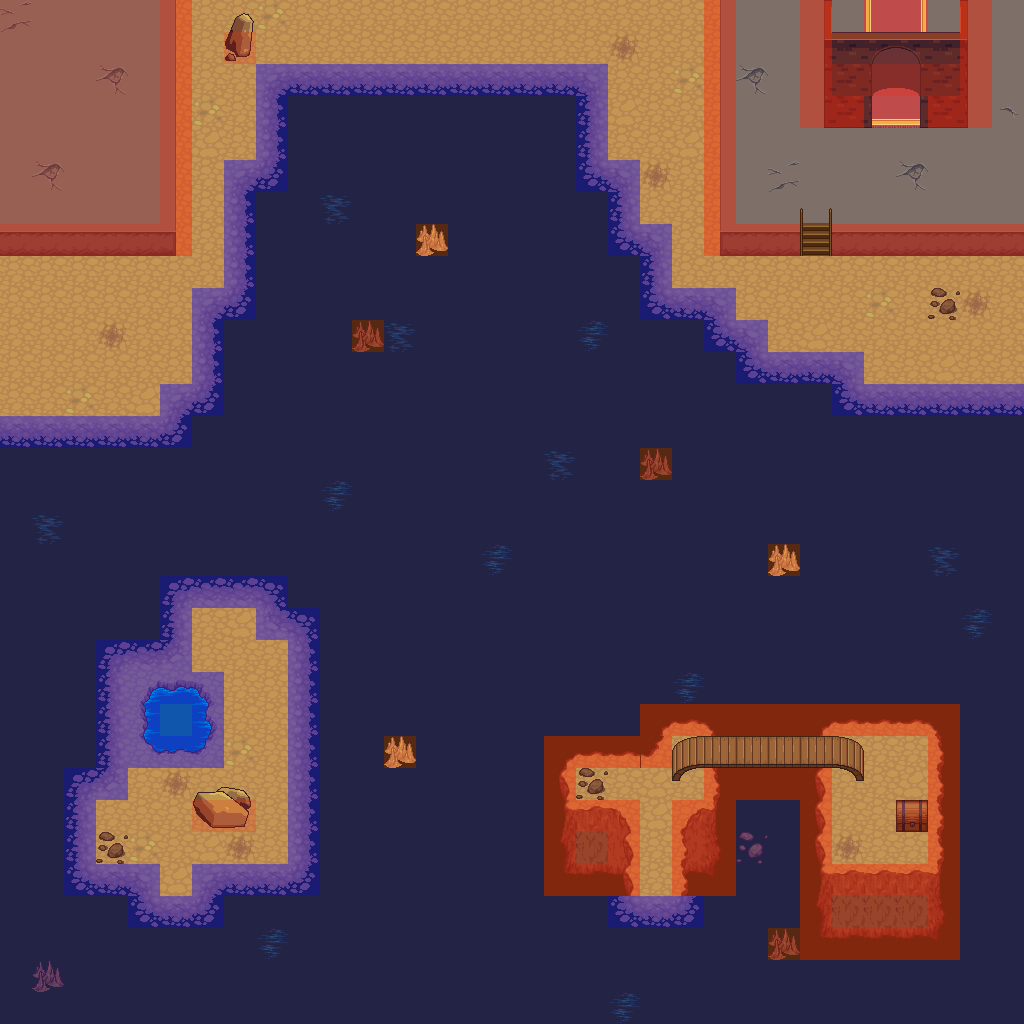

This game map was drawn from its Tiled (.tmx) file and the tilesets committed beside it. A one-line description and the trimmed map source follow:
An orthogonal 32x32 tile map with 32x32 px tiles, 5 tile layers (background, fringe, object, foreground, ...), 4 tilesets and 5 objects (3x enemy, 2x event).

<map height="32" orientation="orthogonal" renderorder="right-down" tileheight="32" tilewidth="32" version="1.0" width="32">
 <properties>
  <property name="music" value="music/winds_of_stories.ogg" />
  <property name="tileset" value="tilesetdefs/sewer.txt" />
  <property name="title" value="Underground Lake" />
 </properties>
 <tileset firstgid="1" name="tiled_collision" tileheight="32" tilewidth="32">
  <image height="32" source="tiled_collision.png" width="480" />
 </tileset>
 <tileset firstgid="16" name="generic_background" tileheight="32" tilewidth="32">
  <image height="832" source="generic_background.png" width="864" />
 </tileset>
 <tileset firstgid="718" name="small_objects" tileheight="64" tilewidth="32">
  <image height="512" source="small_objects.png" width="671" />
 </tileset>
 <tileset firstgid="878" name="sewer_objects" tileheight="128" tilewidth="32">
  <image height="768" source="sewer_objects.png" width="672" />
 </tileset>
 <layer height="32" name="background" width="32">
  <data>[1024 cells, 1024 non-empty, 10 distinct tile ids]</data>
 </layer>
 <layer height="32" name="fringe" width="32">
  <data>[1024 cells, 211 non-empty, 56 distinct tile ids]</data>
 </layer>
 <layer height="32" name="object" width="32">
  <data>[1024 cells, 13 non-empty, 6 distinct tile ids]</data>
 </layer>
 <layer height="32" name="foreground" width="32">
  <data>[1024 cells, 0 non-empty, 0 distinct tile ids]</data>
 </layer>
 <layer height="32" name="collision" width="32">
  <data>[1024 cells, 807 non-empty, 4 distinct tile ids]</data>
 </layer>
 <objectgroup name="event">
  <object height="32" name="Teleport to Basement 6" type="event" width="64" x="864" y="96">
   <properties>
    <property name="intermap" value="maps/basement6.txt,11,28" />
   <property name="activate" value="on_trigger" /></properties>
  </object>
  <object height="32" name="Chest" type="event" width="32" x="896" y="800">
   <properties>
    <property name="hotspot" value="location" />
    <property name="loot" value="currency,fixed,25,50" />
    <property name="mapmod" value="object,28,25,206" />
    <property name="msg" value="Ambushed!" />
    <property name="repeat" value="false" />
    <property name="spawn" value="fireskeleton,23,23;fireskeleton,24,23" />
    <property name="tooltip" value="Chest" />
   <property name="activate" value="on_trigger" /></properties>
  </object>
 </objectgroup>
 <objectgroup name="enemy">
  <object height="384" name="6 bats" type="enemy" width="288" x="352" y="352">
   <properties>
    <property name="level" value="2,2" />
    <property name="type" value="6,6" />
   <property name="category" value="bat" /></properties>
  </object>
  <object height="160" name="3 Skeletons" type="enemy" width="64" x="224" y="640">
   <properties>
    <property name="level" value="2,2" />
    <property name="number" value="3,3" />
   <property name="category" value="skeleton" /></properties>
  </object>
  <object height="96" name="3 beetles or goos" type="enemy" width="96" x="32" y="288">
   <properties>
    <property name="level" value="1,1" />
    <property name="number" value="3,3" />
   <property name="category" value="sewer" /></properties>
  </object>
 </objectgroup>
 <objectgroup name="npc" />
</map>
